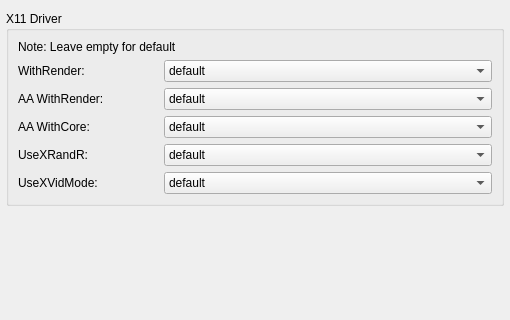
           <widget class="QWidget" name="widgetCreateFakeDrive3" native="true">
            <property name="geometry">
             <rect>
              <x>-1</x>
              <y>0</y>
              <width>510</width>
              <height>320</height>
             </rect>
            </property>
            <property name="autoFillBackground">
             <bool>true</bool>
            </property>
            <layout class="QGridLayout" name="gridLayout_2">
             <property name="leftMargin">
              <number>6</number>
             </property>
             <property name="rightMargin">
              <number>6</number>
             </property>
             <item row="0" column="0">
              <widget class="QGroupBox" name="groupBox_13">
               <property name="autoFillBackground">
                <bool>false</bool>
               </property>
               <property name="title">
                <string>X11 Driver</string>
               </property>
               <layout class="QVBoxLayout" name="verticalLayout_5">
                <item>
                 <widget class="QLabel" name="label_39">
                  <property name="text">
                   <string>Note: Leave empty for default</string>
                  </property>
                 </widget>
                </item>
                <item>
                 <widget class="QWidget" name="widget_45" native="true">
                  <layout class="QHBoxLayout" name="_49">
                   <property name="margin">
                    <number>0</number>
                   </property>
                   <item>
                    <widget class="QLabel" name="label_48">
                     <property name="minimumSize">
                      <size>
                       <width>140</width>
                       <height>0</height>
                      </size>
                     </property>
                     <property name="maximumSize">
                      <size>
                       <width>140</width>
                       <height>16777215</height>
                      </size>
                     </property>
                     <property name="text">
                      <string>WithRender:</string>
                     </property>
                    </widget>
                   </item>
                   <item>
                    <widget class="QComboBox" name="comboFakeX11_WR">
                     <item>
                      <property name="text">
                       <string>default</string>
                      </property>
                     </item>
                     <item>
                      <property name="text">
                       <string>Y</string>
                      </property>
                     </item>
                     <item>
                      <property name="text">
                       <string>N</string>
                      </property>
                     </item>
                    </widget>
                   </item>
                  </layout>
                 </widget>
                </item>
                <item>
                 <widget class="QWidget" name="widget_46" native="true">
                  <layout class="QHBoxLayout" name="_50">
                   <property name="margin">
                    <number>0</number>
                   </property>
                   <item>
                    <widget class="QLabel" name="label_49">
                     <property name="minimumSize">
                      <size>
                       <width>140</width>
                       <height>0</height>
                      </size>
                     </property>
                     <property name="maximumSize">
                      <size>
                       <width>140</width>
                       <height>16777215</height>
                      </size>
                     </property>
                     <property name="text">
                      <string>AA WithRender:</string>
                     </property>
                    </widget>
                   </item>
                   <item>
                    <widget class="QComboBox" name="comboFakeX11_AAR">
                     <item>
                      <property name="text">
                       <string>default</string>
                      </property>
                     </item>
                     <item>
                      <property name="text">
                       <string>Y</string>
                      </property>
                     </item>
                     <item>
                      <property name="text">
                       <string>N</string>
                      </property>
                     </item>
                    </widget>
                   </item>
                  </layout>
                 </widget>
                </item>
                <item>
                 <widget class="QWidget" name="widget_47" native="true">
                  <layout class="QHBoxLayout" name="_51">
                   <property name="margin">
                    <number>0</number>
                   </property>
                   <item>
                    <widget class="QLabel" name="label_50">
                     <property name="minimumSize">
                      <size>
                       <width>140</width>
                       <height>0</height>
                      </size>
                     </property>
                     <property name="maximumSize">
                      <size>
                       <width>140</width>
                       <height>16777215</height>
                      </size>
                     </property>
                     <property name="text">
                      <string>AA WithCore:</string>
                     </property>
                    </widget>
                   </item>
                   <item>
                    <widget class="QComboBox" name="comboFakeX11_AAC">
                     <item>
                      <property name="text">
                       <string>default</string>
                      </property>
                     </item>
                     <item>
                      <property name="text">
                       <string>Y</string>
                      </property>
                     </item>
                     <item>
                      <property name="text">
                       <string>N</string>
                      </property>
                     </item>
                    </widget>
                   </item>
                  </layout>
                 </widget>
                </item>
                <item>
                 <widget class="QWidget" name="widget_48" native="true">
                  <layout class="QHBoxLayout" name="_52">
                   <property name="margin">
                    <number>0</number>
                   </property>
                   <item>
                    <widget class="QLabel" name="label_51">
                     <property name="minimumSize">
                      <size>
                       <width>140</width>
                       <height>0</height>
                      </size>
                     </property>
                     <property name="maximumSize">
                      <size>
                       <width>140</width>
                       <height>16777215</height>
                      </size>
                     </property>
                     <property name="text">
                      <string>UseXRandR:</string>
                     </property>
                    </widget>
                   </item>
                   <item>
                    <widget class="QComboBox" name="comboFakeX11_XRandr">
                     <item>
                      <property name="text">
                       <string>default</string>
                      </property>
                     </item>
                     <item>
                      <property name="text">
                       <string>Y</string>
                      </property>
                     </item>
                     <item>
                      <property name="text">
                       <string>N</string>
                      </property>
                     </item>
                    </widget>
                   </item>
                  </layout>
                 </widget>
                </item>
                <item>
                 <widget class="QWidget" name="widget_49" native="true">
                  <layout class="QHBoxLayout" name="_53">
                   <property name="margin">
                    <number>0</number>
                   </property>
                   <item>
                    <widget class="QLabel" name="label_52">
                     <property name="minimumSize">
                      <size>
                       <width>140</width>
                       <height>0</height>
                      </size>
                     </property>
                     <property name="maximumSize">
                      <size>
                       <width>140</width>
                       <height>16777215</height>
                      </size>
                     </property>
                     <property name="text">
                      <string>UseXVidMode:</string>
                     </property>
                    </widget>
                   </item>
                   <item>
                    <widget class="QComboBox" name="comboFakeX11_XVid">
                     <item>
                      <property name="text">
                       <string>default</string>
                      </property>
                     </item>
                     <item>
                      <property name="text">
                       <string>Y</string>
                      </property>
                     </item>
                     <item>
                      <property name="text">
                       <string>N</string>
                      </property>
                     </item>
                    </widget>
                   </item>
                  </layout>
                 </widget>
                </item>
               </layout>
              </widget>
             </item>
             <item row="1" column="0">
              <spacer>
               <property name="orientation">
                <enum>Qt::Vertical</enum>
               </property>
               <property name="sizeHint" stdset="0">
                <size>
                 <width>470</width>
                 <height>33</height>
                </size>
               </property>
              </spacer>
             </item>
            </layout>
           </widget>
